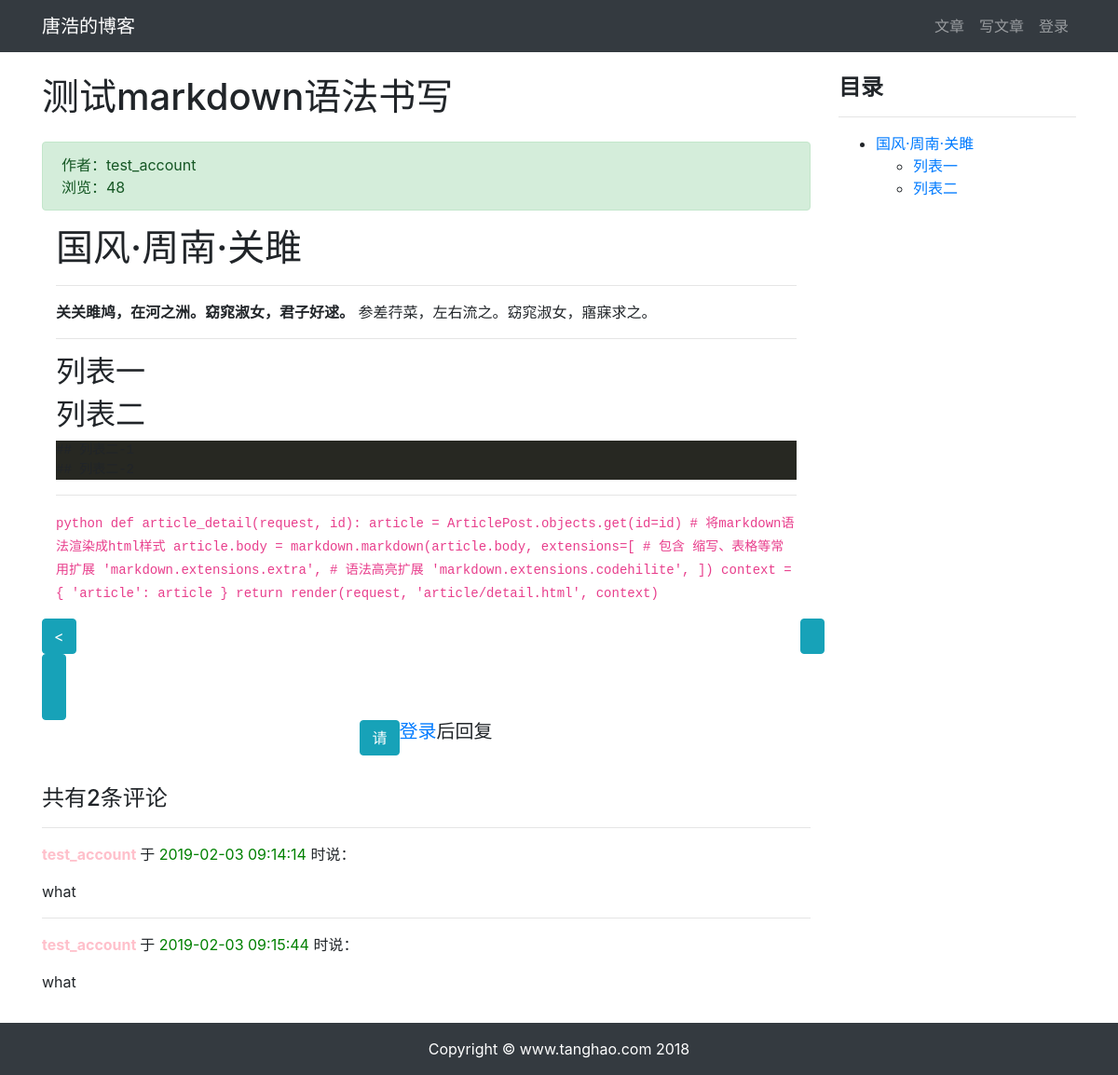
The page /article/article-detail/17/ on the database its author committed.
### article/models.py (models this page shows, shortened)
class ArticlePost(models.Model):
    column = models.ForeignKey(
        ArticleColumn,
        null=True,
        blank=True,
        on_delete=models.CASCADE,
        related_name='artricle'
    )
    tags = TaggableManager(blank=True)
    author = models.ForeignKey(User, on_delete=models.CASCADE)
    title = models.CharField(max_length=100)
    body = models.TextField()
    created = models.DateTimeField(default=timezone.now)
    updated = models.DateTimeField(auto_now=True)
    total_views = models.PositiveIntegerField(default=0)
    class Meta:
        ordering = ('-created',)
    def get_absolute_url(self):
        return reverse('article:article_detail', args=[self.id])

### comment/models.py (models this page shows, shortened)
class Comment(models.Model):
    article = models.ForeignKey(
        ArticlePost,
        on_delete=models.CASCADE,
        related_name='comments'
    )
    user = models.ForeignKey(
        User,
        on_delete=models.CASCADE,
        related_name='comments'
    )
    body = models.TextField()
    created = models.DateTimeField(auto_now_add=True)
    class Meta:
        ordering = ('created',)

### article/views.py (the view)
# urls.py: path('article-detail/<int:id>/', views.article_detail, name='article_detail'),
def article_detail(request, id):
    article = ArticlePost.objects.get(id=id)
    article.total_views += 1
    article.save(update_fields=['total_views'])
    md = markdown.Markdown(extensions=[
        'markdown.extensions.extra',
        'markdown.extensions.codehilite',
        'markdown.extensions.toc',
    ])
    pre_article = ArticlePost.objects.filter(id__lt=article.id).order_by('-id')
    next_article = ArticlePost.objects.filter(id__gt=article.id).order_by('id')
    if pre_article.count() > 0:
        pre_article = pre_article[0]
    else:
        pre_article = None
    if next_article.count() > 0:
        next_article = next_article[0]
    else:
        next_article = None
    article.body = md.convert(article.body)
    comments = Comment.objects.filter(article=id)
    context = {'article': article,
               'toc': md.toc,
               'comments': comments,
               'pre_article': pre_article,
               'next_article': next_article}
    return render(request, 'article/detail.html', context)

### template/article/detail.html (shortened to what this page needs)
{% extends "base.html" %}
{% load staticfiles %}
{% block content %}
<div class="container">
    <div class="row">
        <div class="col-9">
            <h1 class="mt-4 mb-4">{{ article.title }}</h1>
            <div class="alert alert-success">
                <div>
                    作者：{{ article.author }}
                </div>
                <div>
                    浏览：{{ article.total_views }}
                </div>
            </div>
            <div class="col-12">
                <p>{{ article.body|safe }}</p>
            </div>
            <div class="row justify-content-end">
                {% if next_article %}
                <div class="col-auto mr-auto">
                    <a href="{{ next_article.get_absolute_url }}"
                       class="btn btn-info"
                    >
                        <<{{ next_article.title }}
                </div>
                {% endif %}
            </div>
            {% if user.is_authenticated %}
            <div>
                <form
                        action="{% url 'comment:post_comment' article.id %}"
                        method="POST"
                >
                    {% csrf_token %}
                    <div class="form-group">
                        <label for="body">
                            <strong>
                                我也要发言：
                            </strong>
                        </label>
                        <textarea
                                type="text"
                                class="form-control"
                                id="body"
                                name="body"
                                rows="2"></textarea>
                    </div>
                    <button type="submit" class="btn btn-primary ">发送</button>
                </form>
            </div>
            <br>
            {% else %}
            <br>
            <h5 class="row justify-content-center">
                请<a href="{% url 'userprofile:login' %}">登录</a>后回复
            </h5>
            <br>
            {% endif %}
            <h4>共有{{ comments.count }}条评论</h4>
            <div>
                {% for comment in comments %}
                <hr>
                <p>
                    <strong style="color: pink">
                        {{ comment.user }}
                    </strong> 于
                    <span style="color: green">
                    {{ comment.created|date:"Y-m-d H:i:s" }}
                </span> 时说：
                </p>
                <pre style="font-family: inherit; font-size: 1em;">{{ comment.body }}</pre>
                {% endfor %}
            </div>
        </div>
        <div class="col-3 mt-4">
            <h4><strong>目录</strong></h4>
            <hr>
            <div>
                {{ toc|safe }}
            </div>
        </div>
    </div>
</div>
{% endblock content %}

### static/md_css/monokai.css (style rules this page uses)
.codehilite { background: #272822; color: #f8f8f2 }

### rows shown on the page
ArticlePost: title "测试markdown语法书写", author "test_account", total_views "48", body "国风·周南·关雎 关关雎鸠，在河之洲。窈窕淑女，君子好逑。 参差荇菜，左右流之。窈窕淑女，寤寐求之。 列表一 列表二 python def article_detail(request, id): article = ArticlePost.objects.get(id=id) # 将markdown语法渲染成html样式 article.body = markdown.markdown(article.body, extensions=[ # 包含 缩写、表格等常用扩展 'markdown.extensions.extra', # 语法高亮扩展 'markdown.extensions.codehilite', ]) context = { 'article': article } return render(request, 'article/detail.html', context)"
Comment: user "test_account", created "2019-02-03 09:14:14", body "what"
Comment: user "test_account", created "2019-02-03 09:15:44", body "what"

### other values the page prints
{{ comments.count }} "2"
{{ toc|safe }} "国风·周南·关雎 列表一 列表二"
